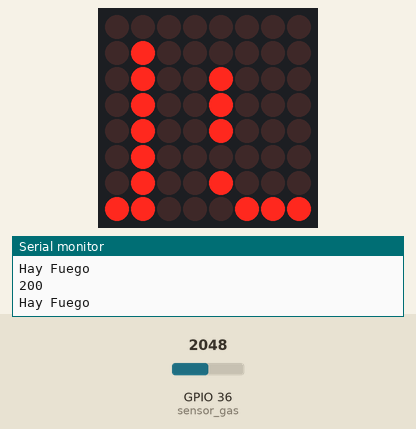
The sketch below on a simulated ESP32. Parts: 8×8 LED matrix, the last lines printed to the serial monitor. The inputs (shaded band) are chosen by the test bench; at power-on: GPIO 36 (sensor_gas) = 2048.

Above: at 4.8 s.
4.9 s: GPIO 36 (sensor_gas) set to 448
7.9 s: GPIO 36 (sensor_gas) set to 391
At 8.4 s:
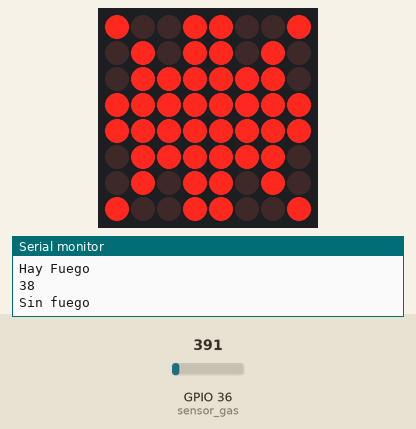
Timing chart, 0 to 10.9 s (numbered marks = the images above; inputs shaded):
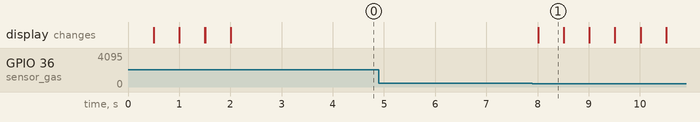

The sketch:

sensorgas.ino
```cpp
/*
 * Fundacion Kinal
 * Centro educativo tecnico laboral Kinal
 * Electronica
 * Grado: Quinto
 * Sección: A
 * Curso: Taller de electronica digital y reparación de computadoras I
 * Nombre: Alvaro Josue Antonio Marroquin Corado
 * Profe Alejandro
 * Carnet: 2022375
 * Proyecto: sensor de gas
*/


#include <Ticker.h>
#include <LedControl.h>

//Directivas de Preprocesado
#define sensor_gas A0
#define dataPin0   13   //pin 12 conectado al pin de datos del max7219.
#define dataClock0 11   //pin 11 conectado al pin de clock del max7219.
#define dataLoad0  10   //pin 10 conectado al pin de carga del max7219.

//Funciones
void medicion(void);
void RepresentarMatriz(byte *Datos, int espera);

//Variables
int time = 150;
int i, gas, conver, promedio;
unsigned long update_delay = 850;

//Constructores
Ticker mediciones(medicion, 2000);
LedControl matriz = LedControl(dataPin0 , dataClock0, dataLoad0, 1); // Los numeros se refieren a que pin de arduino tienes en cada uno de los terminales
/* 11 para el DIN, 13 para el CLK, 10 para el CS y el 1 se refiere a la asignacion de la matriz*/

//Animaciones
byte Copo1[8]=
{
B10011001,
B01011010,
B01111110,
B11111111,
B11111111,
B01111110,
B01011010,
B10011001
};

byte Fuego1[8]=
{
00011000,
00111100,
01111110,
01111110,
01111110,
00111100,
01111110,
11111111
};

void setup() {
  // El numero que colocamos como argumento de la funcion se refiere a la direccion del decodificador
  Serial.begin(9600);
  pinMode(sensor_gas, INPUT);
  matriz.shutdown(0, false);
  matriz.setIntensity(0, 8); // La valores estan entre 1 y 15
  matriz.clearDisplay(0);
  mediciones.start();
}

void loop() {
    mediciones.update();
   if (conver < 40) {

    Serial.println("Sin fuego");
    //nieve
    for (int i = 0; i < 8; i++)
    {
      matriz.setRow(0, i, Copo1[i]);

    }
    delay(500);
     matriz.clearDisplay(0);
  }
  if (conver >40 ) {
    Serial.println("Hay Fuego ");
    //fuego
    for (int i = 0; i < 8; i++)
    {
      matriz.setRow(0, i, Fuego1[i]);
    }
    delay(1000);
  }

}
void medicion(void) {

  gas = analogRead(A0);
  conver = map(gas, 0, 1023, 0, 100);
  Serial.println(conver);
}
```

Measured:
- the behaviour switches between 410 and 409 on GPIO 36 (sensor_gas) (found by bisection; images 0 and 1)
- after the input at 7.9 s, the display: changes after 0.11 s (image 1)
- what the display in image 1 shows lasts 0.5 s, from 8.0 s to 8.5 s
